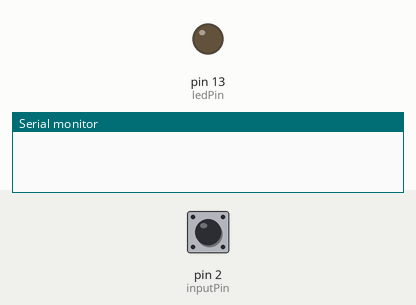
Simulated run of this sketch. Board: Arduino Uno, built with avr-gcc and run on an emulated ATmega328P. Parts: output pins drawn as LEDs (lit = HIGH), the last lines printed to the serial monitor. Inputs (shaded band) come from the test bench; at power-on: pin 2 (inputPin) HIGH.

Above: at 1.2 s.
1.3 s: pin 2 (inputPin) pulled LOW for 0.15 s
At 1.7 s:
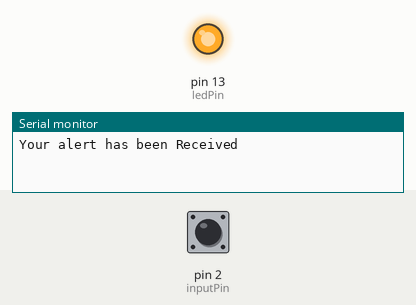
2.9 s: pin 2 (inputPin) pulled LOW for 1 s
At 4.1 s:
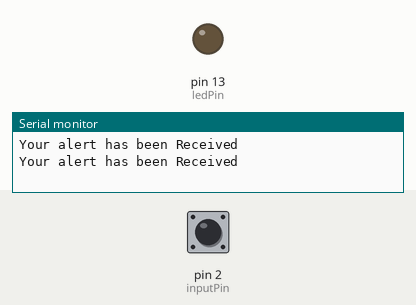
5.4 s: pin 2 (inputPin) pulled LOW for 3.2 s
At 6.0 s:
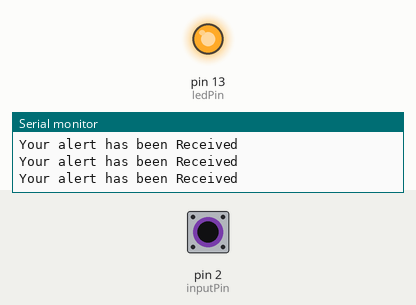
Timing chart, 0 to 8.4 s (numbered marks = the images above; inputs shaded):
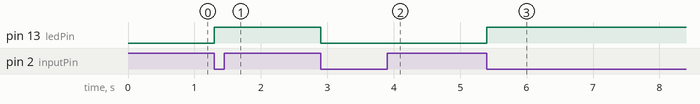

The sketch:

ArduinoMazevoHardwareCde.ino
```cpp
const int ledPin =  13;
const int inputPin = 2;
void setup() {
  // put your setup code here, to run once:
pinMode(ledPin, OUTPUT);
pinMode(inputPin, INPUT_PULLUP);
attachInterrupt(0, buttonPressed, FALLING);
Serial.begin(9600);
}

void loop() {
  // put your main code here, to run repeatedly:

}
void buttonPressed() {
Serial.println("Your alert has been Received");
if (digitalRead(ledPin))
digitalWrite(ledPin, LOW);
else
digitalWrite(ledPin, HIGH);
}
```

Measured:
- after the input at 1.3 s, pin 13 (ledPin): LOW → HIGH at once
- after the input at 2.9 s, pin 13 (ledPin): HIGH → LOW at once
- after the input at 5.4 s, pin 13 (ledPin): LOW → HIGH at once
